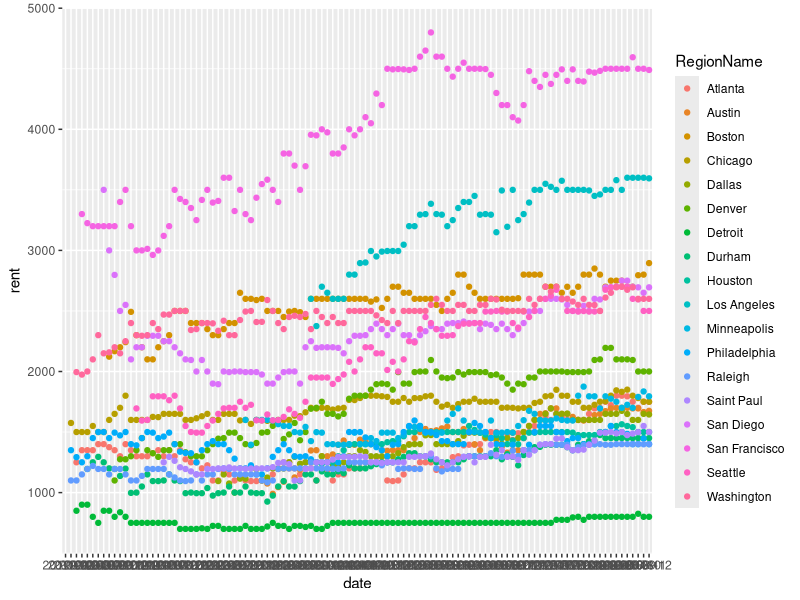
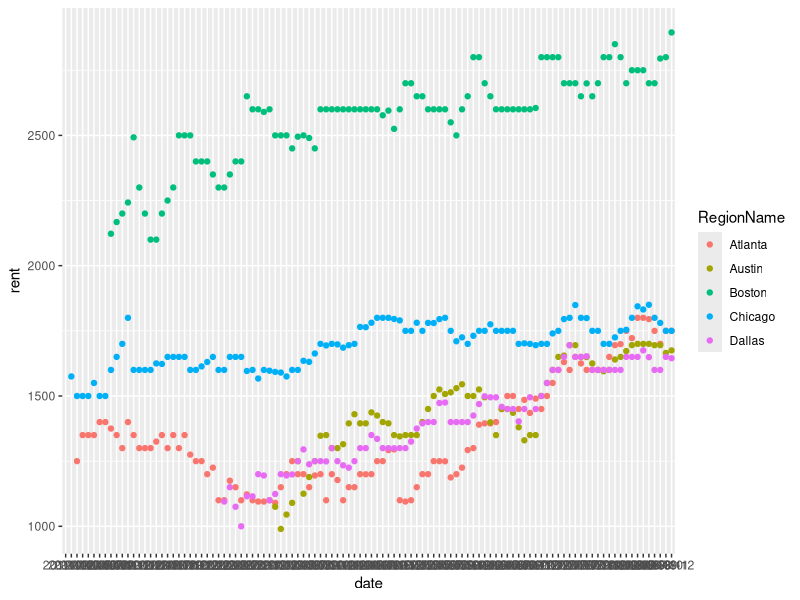

The R source for these figures, in order:
library(dplyr)
library(ggplot2)
library(tidyverse)
library(lubridate)

full_rent_df <- read_csv("City_MedianRentalPrice_AllHomes.csv")

city_list <- c("San Francisco","Boston", "Chicago","Los Angeles", "Washington",
               "Seattle","Atlanta", "Austin", "Raleigh", "Durham", "Philadelphia",
               "Dallas", "Denver", "Detroit", "Minneapolis", "Saint Paul", "San Diego",
               "Houston")
#This creates a small tibble of median rent over 20 cities. There are 3 cities with 
#Washington in the title but luckily they are the last two rows in the tibble
rent_tibble <- full_rent_df %>% filter(RegionName  %in% city_list)
#removing last 2 rows in the tibble
rent_tibble <- rent_tibble[1:18, ]

#THIS ONE WORKS YAY!!!!
names(rent_tibble) <-gsub("X","", names(rent_tibble))

#THIS ONE WORKS, I got rid of the . in the column names and replaced them with
#a - to make it fit the ymd() function.  After that instead of doing the 
#overly complicated crap I was doing before I just typed in the names of 
#the columns and truncated = 3 to make it work. Without truncate only a handful
#of column names work and I don't know what is so special about those columns
#as opposed to the rest of the columns. THey all appear to be the same format to me
names(rent_tibble) <-gsub("\\.","-", names(rent_tibble))
ymd(names(rent_tibble), truncated = 3)

#Now going to try gathering the data so that its more tidy using date as the key
#and rent as the value
Z <- rent_tibble[,-c(2:5)]
Z<- gather(Z, key = "date", value = "rent", - 1)
#I think I made it work I am just using Z and Y as placeholder variables before
#I clean everything up. 
rent_df<-Z[order(Z$RegionName),]

rent_df %>% ggplot(aes(x = date, y = rent, colour = RegionName)) +
  geom_point()

write.csv(rent_df, "excluding_NYC_MedianRentalPrice.csv")

rent_df[c(1:540),] %>% ggplot(aes(x = date, y = rent, colour = RegionName)) +
  geom_point()














#rent_df[ c(1:3),] %>% ggplot(aes(x = date, y = rent, colour = RegionName)) +
#  geom_point()

#Trying to see how to convert my data into something other then a list.
#I think data.table has the answer I am looking for but I can explore that later

#Y <- as.data.frame(Y)
#typeof(Y)
